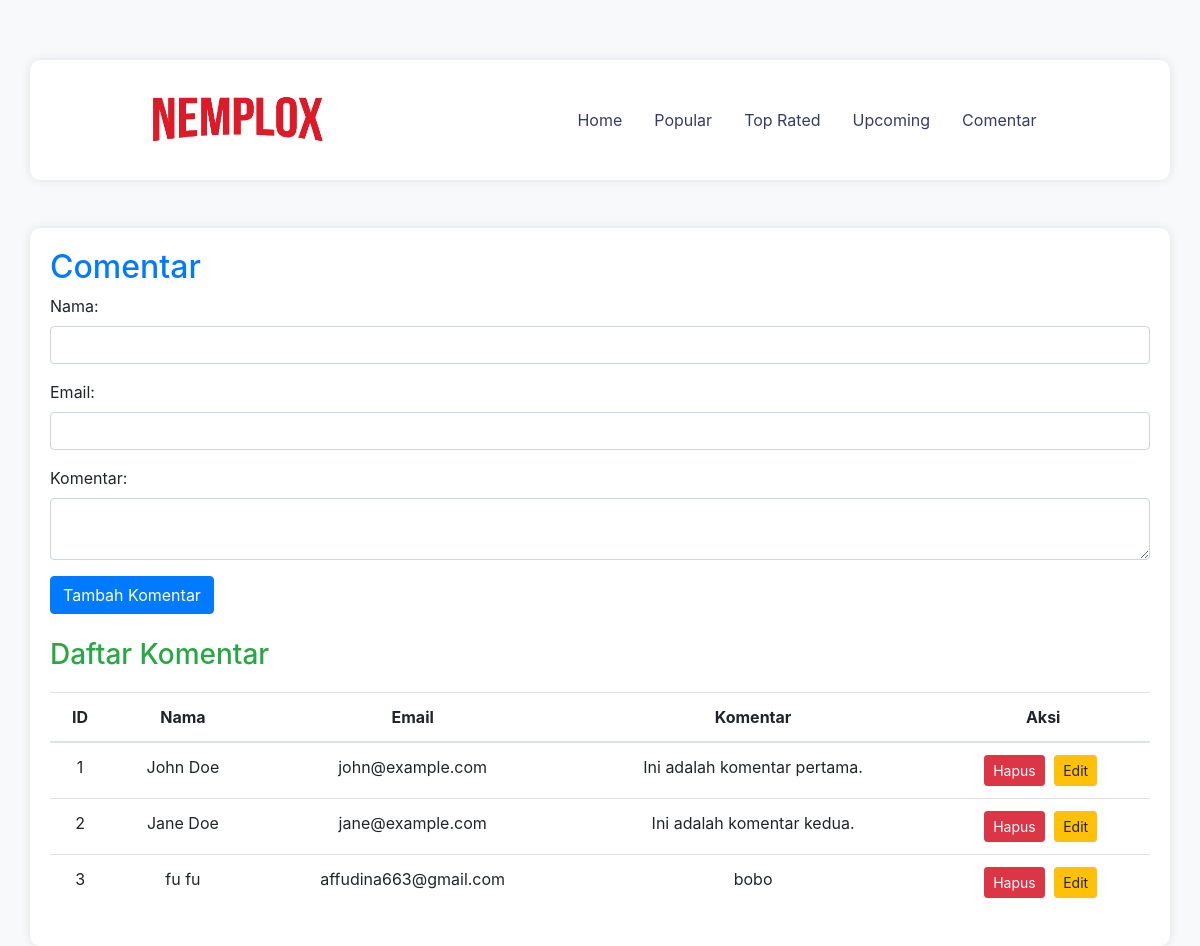
Page /comentar.php on the committed database.
### tables this page shows
CREATE TABLE `komentar` (
  `id` int(11) NOT NULL,
  `nama` varchar(100) NOT NULL,
  `email` varchar(100) NOT NULL,
  `komentar` text NOT NULL
);

### koneksi.php (called while the page is built, shortened)
<?php
$host = "localhost";
$username = "root";
$password = "";
$database = "db_komentar";
$koneksi = new mysqli($host, $username, $password, $database);
function ambilSemuaKomentar() {
    global $koneksi;
    $query = "SELECT * FROM komentar";
    $result = $koneksi->query($query);
    $komentar = [];
    while ($row = $result->fetch_assoc()) {
        $komentar[] = $row;
    }
    return $komentar;
}
?>

### comentar.php (the view, shortened to what this page needs)
<!DOCTYPE html>
<html lang="en">
<head>
    <link rel="stylesheet" href="https://maxcdn.bootstrapcdn.com/bootstrap/4.5.2/css/bootstrap.min.css">
    <link rel="stylesheet" href="comentar.css">
</head>
<body>
<nav class="container">
    <div class="wrapper">
      <div class="logo">
        <img src="nemplox.png" alt="">
      </div>
      <ul class="nav_2">
        <li><a href="home.php">Home</a></li>
        <li><a href="Popular.php">Popular</a></li>
        <li><a href="toprated.php">Top Rated</a></li>
        <li><a href="Upcoming.php">Upcoming</a></li>
        <li><a href="comentar.php">Comentar</a></li>
      </ul>
      </div>
  </nav>
<div class="container mt-5">
    <h2>Comentar</h2>
    <form action="aksi.php" method="post">
        <div class="form-group">
            <label for="nama">Nama:</label>
            <input type="text" class="form-control" id="nama" name="nama" required>
        </div>
        <div class="form-group">
            <label for="email">Email:</label>
            <input type="email" class="form-control" id="email" name="email" required>
        </div>
        <div class="form-group">
            <label for="komentar">Komentar:</label>
            <textarea class="form-control" id="komentar" name="komentar" required></textarea>
        </div>
        <button type="submit" class="btn btn-primary">Tambah Komentar</button>
    </form>
    <?php
    include 'koneksi.php';
    $komentar = ambilSemuaKomentar();
    echo "<h3 class='mt-4'>Daftar Komentar</h3>";
    echo "<table class='table'>
            <thead>
                <tr>
                    <th>ID</th>
                    <th>Nama</th>
                    <th>Email</th>
                    <th>Komentar</th>
                    <th>Aksi</th>
                </tr>
            </thead>
            <tbody>";
    foreach ($komentar as $row) {
        echo "<tr>
                <td>{$row['id']}</td>
                <td>{$row['nama']}</td>
                <td>{$row['email']}</td>
                <td>{$row['komentar']}</td>
                <td>
                    <a href='aksi.php?action=hapus&id={$row['id']}' class='btn btn-danger btn-sm'>Hapus</a>
                    <a href='Comentar.php?action=edit&id={$row['id']}' class='btn btn-warning btn-sm'>Edit</a>
                </td>
              </tr>";
    }
    echo "</tbody></table>";
    ?>
</div>
</body>
</html>

### comentar.css (style rules this page uses)
nav { background-color: #373B69; width: 100%; display: flex; justify-content: center; align-items: center; }
.wrapper { display: flex; justify-content: space-between; padding: 15px; width: 85%; height: 80px; align-items: center; }
.logo img { width: 180px; }
ul { list-style-type: none; margin: 0; padding: 0; }
li { float: left; }
li a { display: block; color: #373B69; text-align: center; padding: 20px 16px; text-decoration: none; }

### comentar.php (style rules this page uses)
body { background-color: #f8f9fa; padding-top: 60px; }
.container { background-color: #ffffff; border-radius: 10px; padding: 20px; box-shadow: 0 0 10px rgba(0, 0, 0, 0.1); }
h2 { color: #007bff; }
h3 { color: #28a745; }
table { margin-top: 20px; }
th, td { text-align: center; }
.btn-primary, .btn-warning, .btn-danger { margin-right: 5px; }
textarea { resize: vertical; }

### rows in the picture
komentar: id "1", nama "John Doe", email "john@example.com", komentar "Ini adalah komentar pertama."
komentar: id "2", nama "Jane Doe", email "jane@example.com", komentar "Ini adalah komentar kedua."
komentar: id "3", nama "fu fu", email "affudina663@gmail.com", komentar "bobo"
